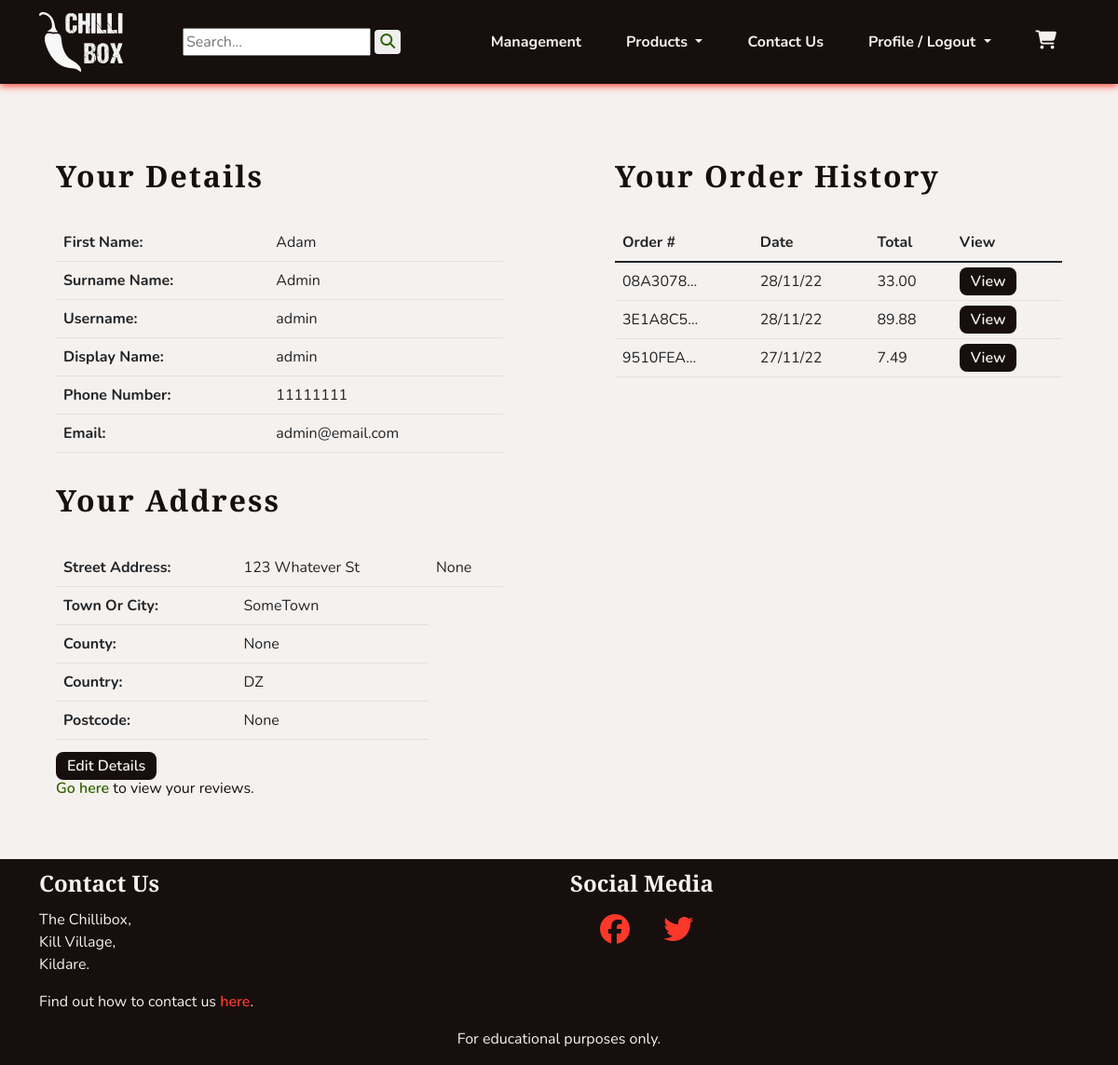
Page /profiles/profile/ (signed in) on the committed database.
### profiles/models.py (models this page shows, shortened)
class UserProfile(models.Model):
    user = models.OneToOneField(User, on_delete=models.CASCADE)
    first_name = models.CharField(max_length=40, null=True, blank=True)
    last_name = models.CharField(max_length=80, null=True, blank=True)
    display_name = models.CharField(max_length=40, null=True, blank=True)
    phone_number = models.CharField(max_length=20, null=True, blank=True)
    street_address1 = models.CharField(max_length=80, null=True, blank=True)
    street_address2 = models.CharField(max_length=80, null=True, blank=True)
    town_or_city = models.CharField(max_length=40, null=True, blank=True)
    county = models.CharField(max_length=80, null=True, blank=True)
    country = CountryField(blank_label='Country', null=True, blank=True)
    postcode = models.CharField(max_length=20, null=True, blank=True)
    class Meta:
        verbose_name_plural = "User Profiles"
    def __str__(self):
        return self.display_name

### checkout/models.py (models this page shows, shortened)
class Order(models.Model):
    order_number = models.CharField(max_length=32, editable=False)
    user_profile = models.ForeignKey(UserProfile, on_delete=models.SET_NULL,
                                     null=True, blank=True,
                                     related_name='orders')
    first_name = models.CharField(max_length=50)
    last_name = models.CharField(max_length=50)
    email = models.EmailField(max_length=254)
    phone_number = models.CharField(max_length=20)
    country = CountryField(blank_label='Country *')
    postcode = models.CharField(max_length=20, null=True, blank=True)
    town_or_city = models.CharField(max_length=40)
    street_address1 = models.CharField(max_length=80)
    street_address2 = models.CharField(max_length=80, null=True, blank=True)
    county = models.CharField(max_length=80, null=True, blank=True)
    date = models.DateTimeField(auto_now_add=True)
    delivery_cost = models.DecimalField(max_digits=6,
                                        decimal_places=2, default=0)
    order_total = models.DecimalField(max_digits=10,
                                      decimal_places=2, default=0)
    grand_total = models.DecimalField(max_digits=10,
                                      decimal_places=2, default=0)

### profiles/views.py (the view)
# urls.py: path('profile/', views.ProfileView.as_view(), name='profile'),
class ProfileView(LoginRequiredMixin, View):
    def get(self, request):
        profile = get_object_or_404(UserProfile, user=request.user)
        orders = profile.orders.all().order_by('-date')
        template_name = 'profiles/profile.html'
        context = {
            'profile': profile,
            'orders': orders,
            }
        return render(request, template_name, context)

### cart/contexts.py (called while the page is built, shortened)
def cart_contents(request):
    cart_items = []
    total = 0
    product_count = 0
    cart = request.session.get('cart', {})
    if total < settings.FREE_DELIVERY_THRESHOLD:
        delivery = Decimal(settings.STANDARD_DELIVERY_COST)
        free_delivery_delta = settings.FREE_DELIVERY_THRESHOLD - total
    else:
        delivery = 0
        free_delivery_delta = 0
    grand_total = delivery + total
    context = {
        'cart_items': cart_items,
        'total': total,
        'product_count': product_count,
        'delivery': delivery,
        'free_delivery_delta': free_delivery_delta,
        'free_delivery_threshold': settings.FREE_DELIVERY_THRESHOLD,
        'grand_total': grand_total,
    }
    return context

### profiles/templates/profiles/profile.html (shortened to what this page needs)
{% extends 'base.html' %}
{% block content %}
<section class="row">
    <div class="col-12 col-md-6">
        <div class="col-10 mx-auto">
            <h1 class="headings">Your Details</h1>
            <table class="table">
                <tr>
                    <th>First Name: </th>
                    <td>{{ profile.first_name }} </td>
                </tr>
                <tr>
                    <th>Surname Name: </th>
                    <td>{{ profile.last_name }} </td>
                </tr>
                <tr>
                    <th>Username: </th>
                    <td>{{ profile.user.username }} </td>
                </tr>
                <tr>
                    <th>Display Name: </th>
                    <td>{{ profile.display_name }} </td>
                </tr>
                <tr>
                    <th>Phone Number: </th>
                    <td>{{ profile.phone_number }} </td>
                </tr>
                <tr>
                    <th>Email: </th>
                    <td>{{ profile.user.email }} </td>
                </tr>
            </table>
            <h2 class="headings">Your Address</h2>
            <table class="table">
                <tr>
                    <th>Street Address: </th>
                    <td>{{ profile.street_address1 }} </td>
                    <td>{{ profile.street_address2 }} </td>
                </tr>
                <tr>
                    <th>Town Or City: </th>
                    <td>{{ profile.town_or_city }} </td>
                </tr>
                <tr>
                    <th>County: </th>
                    <td>{{ profile.county }} </td>
                </tr>
                <tr>
                    <th>Country: </th>
                    <td>{{ profile.country }} </td>
                </tr>
                <tr>
                    <th>Postcode: </th>
                    <td>{{ profile.postcode }} </td>
                </tr>
            </table>
            <a class="chilli-btn" href="{% url 'profiles:edit_profile' %}">Edit Details</a>
            <div>
                <p><a class="chilli-link" href="{% url 'profiles:review_list' %}">Go here</a>
                 to view your reviews.</p>
            </div>
        </div>
    </div>
    <div class="col-12 col-md-6">
        <div class="col-10 mx-auto">
            <h2 class="headings">Your Order History</h2>
            <table class="table">
                <thead>
                    <tr>
                        <th>Order #</th>
                        <th>Date</th>
                        <th>Total</th>
                        <th>View</th>
                    </tr>
                </thead>
                <tbody>
                    {% for order in orders %}
                    <tr>
                        <td>{{ order.order_number|truncatechars:8 }}</td>
                        <td>{{ order.date|date:'d/m/y' }}</td>
                        <td>{{ order.grand_total }}</td>
                        <td>
                            <a class="chilli-btn" href="{% url 'profiles:order_history' order.order_number %}">
                                View
                            </a>
                        </td>
                    </tr>
                    {% endfor %}
                </tbody>
            </table>
        </div>
    </div>
</section>
{% endblock %}

### static/css/style.css (style rules this page uses)
:root { --site-white: #f5f1ee; --site-black: #160f0e; --site-grey: #6b6363; --site-red: #fc382a; --site-dark-red:#bd0000; --site-green: #568729; --site-dark-green: #326300; --site-text-bg: rgba(49, 99, 0, 0.2); --site-car-bg: rgba(245, 241, 238, 0.61); }
html { height: 100%; }
section { max-width: 2550px; }
body { font-family: "Nunito", sans-serif; color: var(--site-black); font-size: 1rem; background: var(--site-white); }
h1, h2, h3, h4 { font-family: "Merriweather Sans", "Nunito", sans-serif; font-weight: 900; margin-top: 0.5em; margin-bottom: 0.5em; }
.headings { font-size: 2rem; letter-spacing: 2px; margin: 1em 0; }
a { text-decoration: none; }
.chilli-link { font-weight: 600; color: var(--site-dark-green); transition: all 0.2s linear; }
.chilli-btn { padding: 0.25em 0.75em; font-weight: 600; color: var(--site-white); background-color: var(--site-black); border-radius: 8px; transition: all 0.2s linear; }

### rows in the picture
UserProfile: first_name "Adam", last_name "Admin", user.username "admin", display_name "admin", phone_number "11111111", user.email "admin@email.com", street_address1 "123 Whatever St", street_address2 "None", town_or_city "SomeTown", county "None", country "DZ", postcode "None"
Order: order_number "08A3078…", date "28/11/22", grand_total "33.00"
Order: order_number "3E1A8C5…", date "28/11/22", grand_total "89.88"
Order: order_number "9510FEA…", date "27/11/22", grand_total "7.49"
